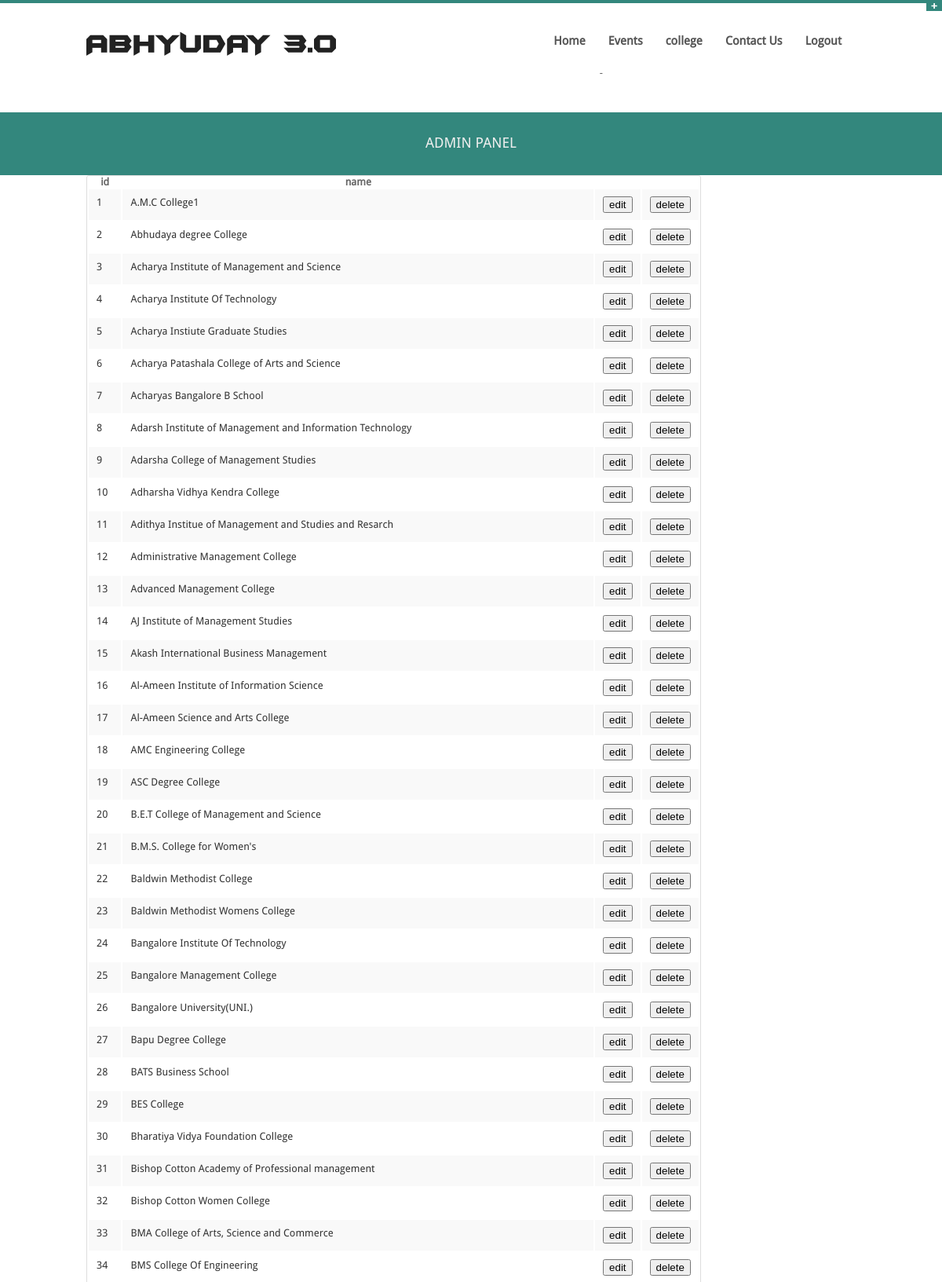
The app's page /admin/frmadmincollege.php (signed in, upper part) with its own data.
### tables this page shows
CREATE TABLE IF NOT EXISTS `college` (
  `id` int(11) NOT NULL,
  `name` varchar(100) NOT NULL
);

### admin/frmadmincollege.php (the view, shortened to what this page needs)
<html>
<!DOCTYPE html>
<?php include'admin_header.php'?>
		<div>
<table>
<tr>
	<th>id</th>
	<th>name</th>
</tr>
<?php
$strSQL = "SELECT * FROM college";
$result = $mysqli->query($strSQL);
if ($result->num_rows > 0)
{
    while($row = $result->fetch_array())
    {
        $id=$row['id'];
        $name=$row['name'];
        echo "<tr>";
        echo "<td>$id</td>";
        echo "<td>$name</td>";
        echo '<td><input type="button" value="edit" onclick="window.open(\'frmadmincollegeedit.php?id='.$id.'\')" /></td>';
        echo '<td><input type="button" value="delete" onclick="ajfetch(\'divshow\',\'deleteq.php\',\'dummy\',\'college\','.$id.')" /></td>';
        echo "</tr>";
    }
}
?>
</table>
</div>
<?php include'admin_footer.php';?>
</body>
</html>

### stylesheets/style.css (style rules this page uses)
* { -webkit-box-sizing: border-box; -moz-box-sizing: border-box; box-sizing: border-box; }
html { font-size: 62.5% }
body { font-family: DroidSansRegular, "Helvetica Neue", "Helvetica", Helvetica, Arial, sans-serif; font-size: 13px; line-height: 20px; color: #666; position: relative; -webkit-font-smoothing: antialiased; }
body,div,dl,dt,dd,ul,ol,li,h1,h2,h3,h4,h5,h6,pre,form,p,blockquote,th,td { margin: 0; padding: 0; font-size: 13px; direction: ltr; }
table { background: #fff; -moz-border-radius: 3px; -webkit-border-radius: 3px; border-radius: 3px; margin: 0 0 18px; border: 1px solid #ddd; }
table thead tr th,table tfoot tr th,table tbody tr td,table tr td,table tfoot tr td { font-size: 13px; line-height: 18px; text-align: left; }
table tbody tr:nth-child(even) { background: #f9f9f9 }
table tbody tr td { color: #333; padding: 9px 10px; vertical-align: top; border: none; }

### stylesheets/homepage.css (style rules this page uses)
html, body, div, h1, h2, ul, li, dl, dd, dt { margin: 0; padding: 0; }

### records on screen
college: id "1", name "A.M.C College1"
college: id "2", name "Abhudaya degree College"
college: id "3", name "Acharya Institute of Management and Science"
college: id "4", name "Acharya Institute Of Technology"
college: id "5", name "Acharya Instiute Graduate Studies"
college: id "6", name "Acharya Patashala College of Arts and Science"
college: id "7", name "Acharyas Bangalore B School"
college: id "8", name "Adarsh Institute of Management and Information Technology"
college: id "9", name "Adarsha College of Management Studies"
college: id "10", name "Adharsha Vidhya Kendra College"
college: id "11", name "Adithya Institue of Management and Studies and Resarch"
college: id "12", name "Administrative Management College"
college: id "13", name "Advanced Management College"
college: id "14", name "AJ Institute of Management Studies"
college: id "15", name "Akash International Business Management"
college: id "16", name "Al-Ameen Institute of Information Science"
college: id "17", name "Al-Ameen Science and Arts College"
college: id "18", name "AMC Engineering College"
college: id "19", name "ASC Degree College"
college: id "20", name "B.E.T College of Management and Science"
college: id "21", name "B.M.S. College for Women's"
college: id "22", name "Baldwin Methodist College"
college: id "23", name "Baldwin Methodist Womens College"
college: id "24", name "Bangalore Institute Of Technology"
college: id "25", name "Bangalore Management College"
college: id "26", name "Bangalore University(UNI.)"
college: id "27", name "Bapu Degree College"
college: id "28", name "BATS Business School"
college: id "29", name "BES College"
college: id "30", name "Bharatiya Vidya Foundation College"
college: id "31", name "Bishop Cotton Academy of Professional management"
college: id "32", name "Bishop Cotton Women College"
college: id "33", name "BMA College of Arts, Science and Commerce"
college: id "34", name "BMS College Of Engineering"
